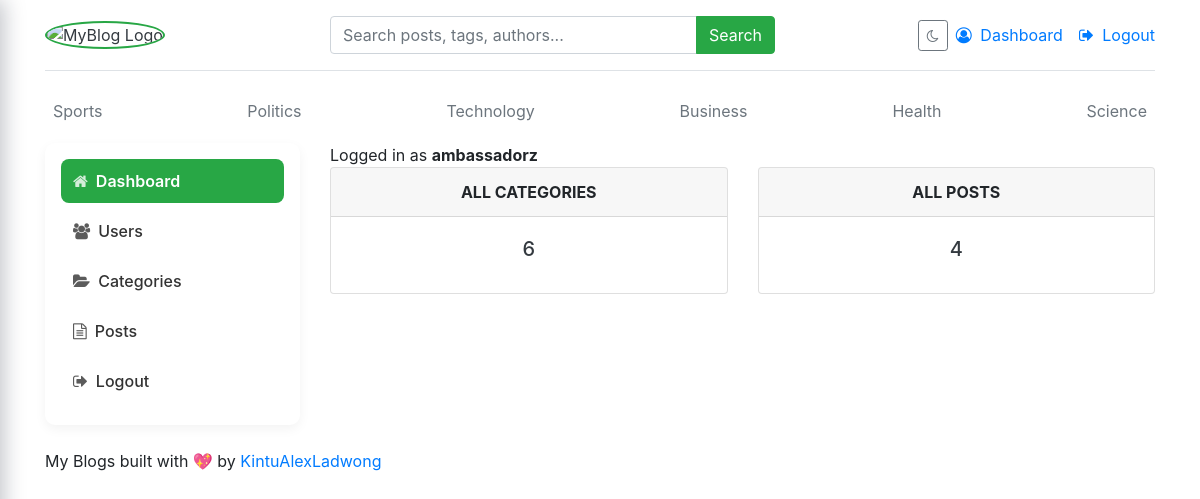
/dashboard/ (signed in), run on the app's committed database.
### blogs/models.py (models this page shows, shortened)
class Category(models.Model):
    category_name = models.CharField(max_length=50, unique=True)
    created_at = models.DateTimeField(auto_now_add=True)
    updated_at = models.DateTimeField(auto_now=True)
    class Meta:
        verbose_name_plural = 'categories'

### dashboards/views.py (the view)
# urls.py: path('dashboard/', include('dashboards.urls')),
@login_required(login_url='login')
def dashboard(request):
    category_count = Category.objects.all().count()
    blogs_count = Blog.objects.all().count()
    context = {
        'category_count': category_count,
        'blogs_count': blogs_count,
    }
    return render(request, 'dashboard/dashboard.html', context)

### blogs/context_processors.py (called while the page is built)
def get_categories(request):
    categories = Category.objects.all()
    return dict(categories=categories)

def get_social_links(request):
    social_links = SocialLink.objects.all()
    return dict(social_links=social_links)

### templates/dashboard/dashboard.html
{% extends 'base.html' %}
{% block content %}
<div class="row">
    {% include 'dashboard/sidebar.html' %}
    <div class="col-md-9">
        <span>Logged in as <b>{{ user }}</b></span>
        <div class="row">
            <div class="col">
                <div class="card border-default mb-3">
                    <div class="card-header text-center text-uppercase font-weight-bold">All Categories</div>
                    <div class="card-body text-dark">
                        <h5 class="card-title text-center">{{ category_count }}</h5>
                    </div>
                </div>
            </div>
            <div class="col">
                <div class="card border-default mb-3">
                    <div class="card-header text-center text-uppercase font-weight-bold">All posts</div>
                    <div class="card-body text-dark">
                        <h5 class="card-title text-center">{{ blogs_count }}</h5>
                    </div>
                </div>
            </div>
        </div>
    </div>
</div>
{% endblock %}

### templates/base.html (shortened to what this page needs)
{% load static %}
<!DOCTYPE html>
<html lang="en">
<head>
    <link href="https://getbootstrap.com/docs/4.0/dist/css/bootstrap.min.css" rel="stylesheet">
    <link href="{% static 'css/blog.css' %}" rel="stylesheet">
    <link rel="stylesheet" href="https://cdnjs.cloudflare.com/ajax/libs/font-awesome/4.7.0/css/font-awesome.min.css">
</head>
<body>
  <div class="container">
    <header class="blog-header py-3 mb-3 border-bottom shadow-sm">
      <div class="row align-items-center">
        <div class="col-6 col-md-3 d-flex align-items-center">
          <a class="blog-header-logo text-dark" href="/">
            <img
              class="img-fluid"
              src="{% static 'images/myBlogo.png' %}"
              alt="MyBlog Logo"
              width="50"
              height="50"
              style="border-radius: 50%; border: 2.5px solid #28a745; object-fit: cover; margin-right: .4rem;"
            >
          </a>
        </div>
        <div class="col-12 col-md-5 order-3 order-md-2 mt-3 mt-md-0">
          <form action="{% url 'search' %}" method="GET">
            <div class="input-group">
              <input class="form-control" type="text" name="keyword" value="{{ keyword }}"
                     placeholder="Search posts, tags, authors..." aria-label="Search">
              <div class="input-group-append">
                <button type="submit" class="btn btn-success">
                  <span class="d-none d-md-inline">Search</span>
                </button>
              </div>
            </div>
          </form>
        </div>
        <div class="col-6 col-md-4 d-flex justify-content-end align-items-center order-2 order-md-3">
          <button class="btn btn-outline-secondary btn-sm mr-2 rounded-pill" id="themeToggle" type="button">
            <i class="fa fa-moon-o theme-icon-dark"></i>
          </button>
          {% if not user.is_authenticated %}
            <a class="btn btn-success btn-sm rounded-pill px-3 header-cta-btn" href="{% url 'login' %}">
              <i class="fa fa-pencil mr-1"></i>
              <span class="d-none d-sm-inline">Create Posts</span>
              <span class="d-inline d-sm-none">Post</span>
            </a>
          {% else %}
            <div class="d-flex align-items-center header-user-links">
              <a class="mr-3" href="{% url 'dashboard' %}">
                <i class="fa fa-user-circle-o mr-1"></i> Dashboard
              </a>
              <a href="{% url 'logout' %}">
                <i class="fa fa-sign-out mr-1"></i> Logout
              </a>
            </div>
          {% endif %}
        </div>
      </div>
    </header>
    <div class="nav-scroller py-1 mb-2">
      <nav class="nav d-flex justify-content-between">
        {% for cat in categories %}
          <a class="p-2 text-muted" href="{% url 'posts_by_category' cat.id %}">{{ cat.category_name }}</a>
        {% endfor %}
      </nav>
    </div>
    {% block content %}
    {% endblock %}
    <footer class="blog-footer">
      <p>
        My Blogs built with 💖 by
        <a href="https://ladwongdevelopers.dev/playground" target="_blank">KintuAlexLadwong</a>
      </p>
    </footer>
  </div>
</body>
</html>

### blog_main/static/css/blog.css (style rules this page uses)
.theme-icon-dark, .theme-icon-light { transition: opacity 0.2s ease; }

### data on the page
Category: category_name "Sports"
Category: category_name "Politics"
Category: category_name "Technology"
Category: category_name "Business"
Category: category_name "Health"
Category: category_name "Science"

### other printed values
{{ user }} "ambassadorz"
{{ category_count }} "6"
{{ blogs_count }} "4"
